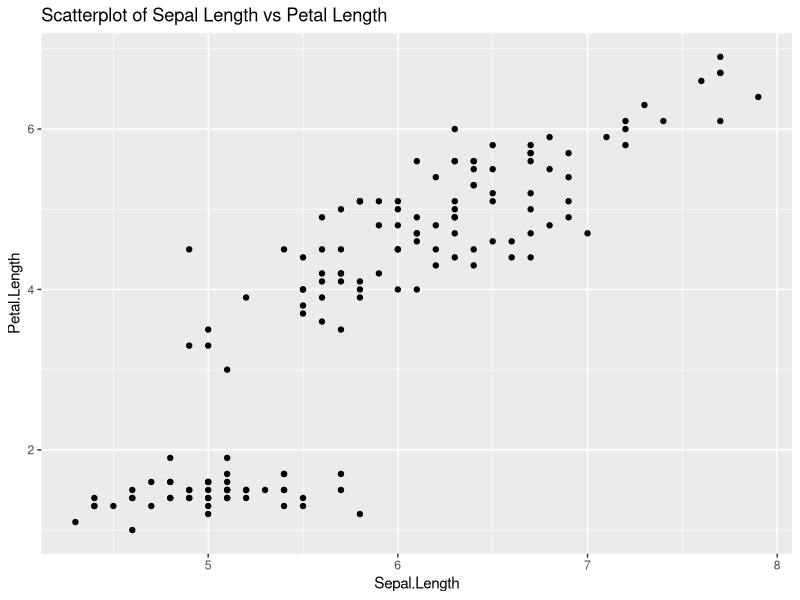

Generate this figure with R:
install.packages("ggplot2")

# Load the library
library(ggplot2)

# Create a basic scatterplot: Sepal.Length vs Petal.Length from iris dataset
ggplot(data = iris, aes(x = Sepal.Length, y = Petal.Length)) +
  geom_point() +
  ggtitle("Scatterplot of Sepal Length vs Petal Length")


# Install and load dplyr
install.packages("dplyr")
library(dplyr)

# Filter rows for species 'setosa' and arrange by Sepal.Length
filtered_data <- iris %>%
  filter(Species == "setosa") %>%
  arrange(Sepal.Length)

# View result
print(filtered_data)


# Install and load tidyr
install.packages("tidyr")
library(tidyr)

# Create a sample wide-format dataset
wide_data <- data.frame(
  Name = c("Alice", "Bob"),
  Math = c(90, 85),
  Science = c(88, 92)
)

# Pivot from wide to long format
long_data <- pivot_longer(wide_data, cols = c(Math, Science), names_to = "Subject", values_to = "Score")
print(long_data)

# Pivot back from long to wide
wide_again <- pivot_wider(long_data, names_from = Subject, values_from = Score)
print(wide_again)


# Install and load data.table
install.packages("data.table")
library(data.table)

# Create a sample data table
dt <- data.table(
  Student = c("Alice", "Bob", "Alice", "Bob"),
  Subject = c("Math", "Math", "Science", "Science"),
  Score = c(90, 85, 88, 92)
)

# Simple aggregation: average score by student
avg_scores <- dt[, .(Average_Score = mean(Score)), by = Student]
print(avg_scores)

# Aggregation by subject
avg_subject <- dt[, .(Average_Score = mean(Score)), by = Subject]
print(avg_subject)



